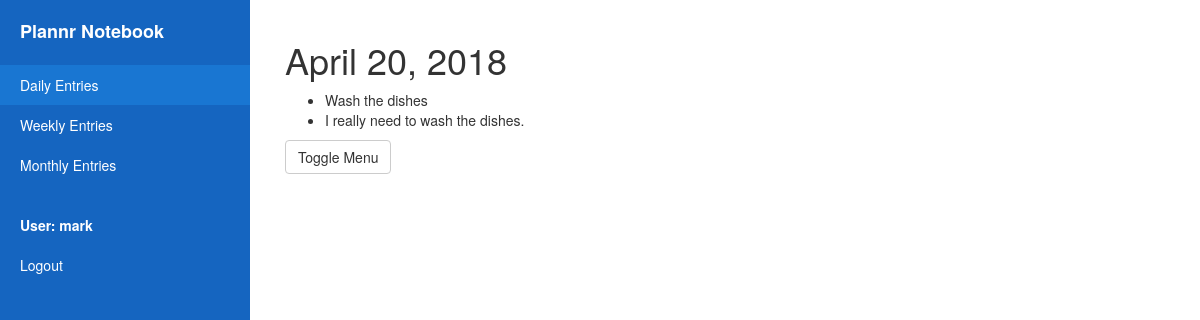
Screenshot of /notebook/daily/1 (signed in) with the database file from the repository.
### notebook/models.py (models this page shows, shortened)
class DailyEntry(models.Model):
    author = models.ForeignKey(User, on_delete=models.CASCADE, null=True)
    entry_date = models.DateField()
    affirmation = models.TextField()
    def is_viewable_by(self, user):
        return self.author == user
    def getUser(self):
        return self.author

class Task(models.Model):
    entry = models.ForeignKey(DailyEntry, on_delete=models.CASCADE, null=True)
    start_time = models.TimeField()
    end_time = models.TimeField()
    is_complete = models.BooleanField()
    title = models.CharField(max_length=32)
    description = models.TextField()

### notebook/views.py (the view)
# urls.py: path('daily/<int:pk>', views.DailyDetailView.as_view(), name='daily_detail'),
class DailyDetailView(LoginRequiredMixin, DetailView):
    model = DailyEntry
    login_url = '/accounts/login/'
    def get_context_data(self, **kwargs):
        context = super(DailyDetailView, self).get_context_data(**kwargs)
        if self.object and self.request.user.is_authenticated:
            context['has_access_to_entry'] = self.object.is_viewable_by(self.request.user)
        context['user_from_req'] = self.request.user
        context['user_from_mod'] = self.object.getUser()
        return context

### notebook/templates/notebook/dailyentry_detail.html
{% extends "notebook/dailysection.html" %}
{% block content %}
    {% if has_access_to_entry %}
        <h1>{{ dailyentry.entry_date }}</h1>
        {% if dailyentry.task_set %}
            <ul>
            {% for task in dailyentry.task_set.all %}
                <li>
                    {{ task.title }}
                </li>
                <li>{{ task.description }}</li>
            {% endfor %}
            </ul>
        {% endif %}
    {% else %}
        <h1>Oops! Looks like something went wrong...</h1>
        <h3>We can't display this page as it doesn't belong to you.  If you think this is an error, be sure to send us an email!</h3>
    {% endif %}
{% endblock %}

### notebook/templates/base_notebook.html (shortened to what this page needs)
{% extends "main_base.html" %}
{% block specific_stylesheets %}
{% load static %}
<link rel="stylesheet" href="{% static 'css/simple-sidebar.css' %}">
{% endblock %}
{% block main_content %}
<div id="wrapper">
    <div id="sidebar-wrapper">
        <ul class="sidebar-nav">
            <li class="sidebar-brand">
                <a href="/">
                    <strong>Plannr Notebook</strong>
                </a>
            </li>
            {% block page_marker %}{% endblock %}
            <br>
            {% if user.is_authenticated %}
                <li style="color: #fff"><strong>User: {{ user.get_username }}</strong></li>
                <li><a href="{% url 'logout' %}?next={{request.path}}">Logout</a></li>
            {% else %}
                <li><a href="{% url 'login' %}?next={{request.path}}">Login</a></li>
            {% endif %}
        </ul>
    </div>
    <div id="page-content-wrapper">
        <div class="container-fluid">
            <div class="row">
                <div class="col-lg-12">
                    {% block content %}{% endblock %}
                    <a href="#menu-toggle" class="btn btn-default" id="menu-toggle">Toggle Menu</a>
                </div>
            </div>
        </div>
    </div>
</div>
{% endblock %}

### notebook/static/css/simple-sidebar.css (style rules this page uses)
body { overflow-x: hidden; }
#wrapper { padding-left: 0; -webkit-transition: all 0.5s ease; -moz-transition: all 0.5s ease; -o-transition: all 0.5s ease; transition: all 0.5s ease; }
#sidebar-wrapper { z-index: 1000; position: fixed; left: 250px; width: 0; height: 100%; margin-left: -250px; overflow-y: auto; background: #1565C0; -webkit-transition: all 0.5s ease; -moz-transition: all 0.5s ease; -o-transition: all 0.5s ease; transition: all 0.5s ease; }
#page-content-wrapper { width: 100%; position: absolute; padding: 15px; }
.sidebar-nav { position: absolute; top: 0; width: 250px; margin: 0; padding: 0; list-style: none; }
.sidebar-nav li { text-indent: 20px; line-height: 40px; }
.sidebar-nav li a { display: block; text-decoration: none; color: #fff; }
.sidebar-nav > .sidebar-brand { height: 65px; font-size: 18px; line-height: 60px; }
.sidebar-nav > .sidebar-brand a { color: #fff; }
@media (min-width:768px) { #wrapper { padding-left: 250px; } }
@media (min-width:768px) { #sidebar-wrapper { width: 250px; } }
@media (min-width:768px) { #page-content-wrapper { padding: 20px; position: relative; } }

### rows the page displays
DailyEntry: entry_date "April 20, 2018"
Task: title "Wash the dishes", description "I really need to wash the dishes."

### other values shown
{{ user.get_username }} "mark"
